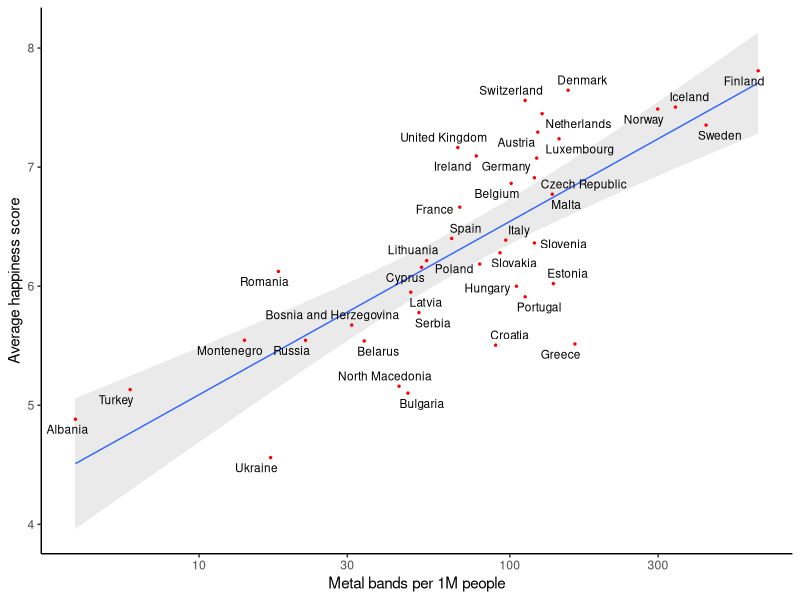
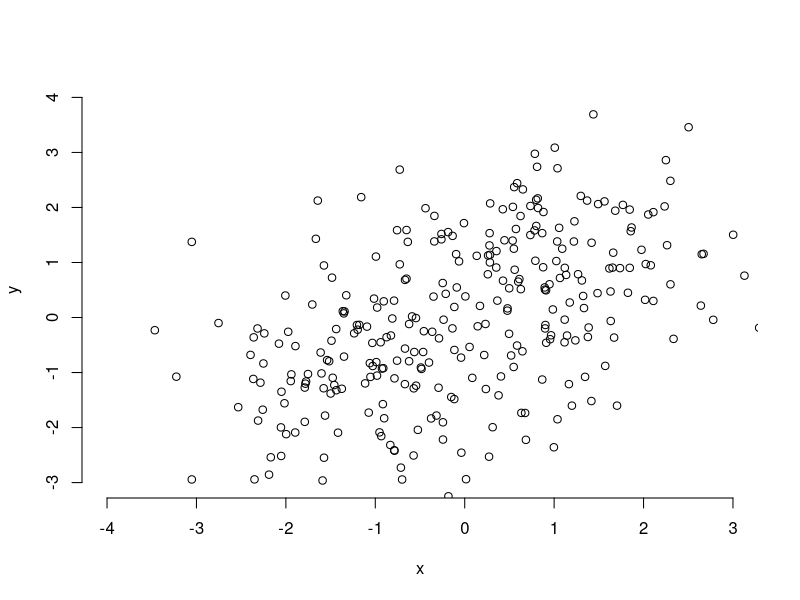
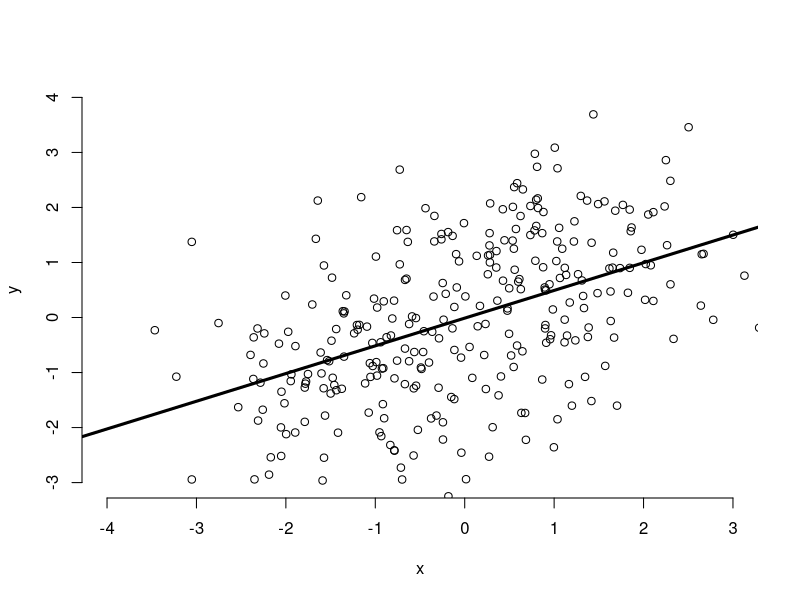
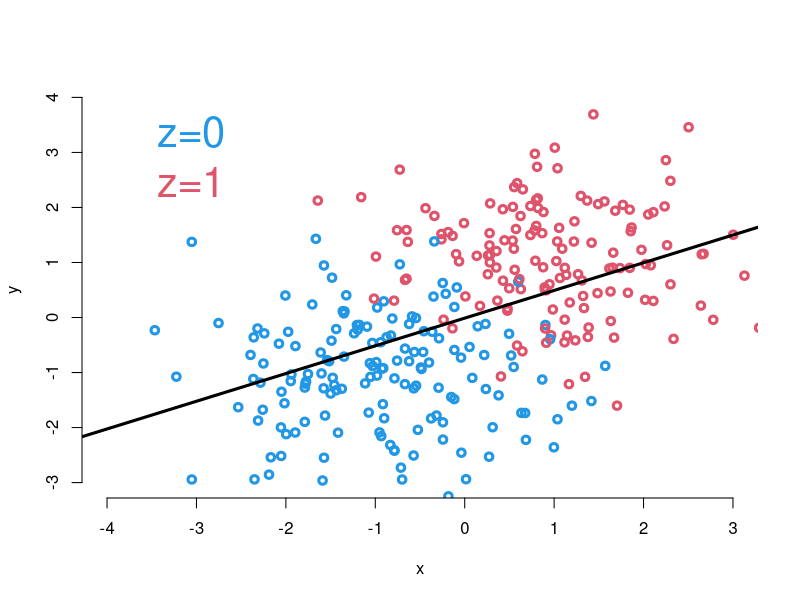
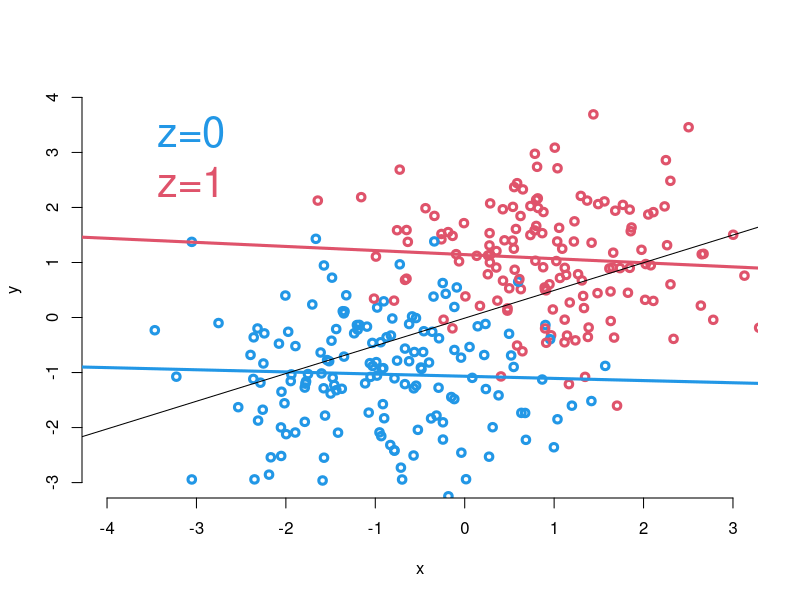
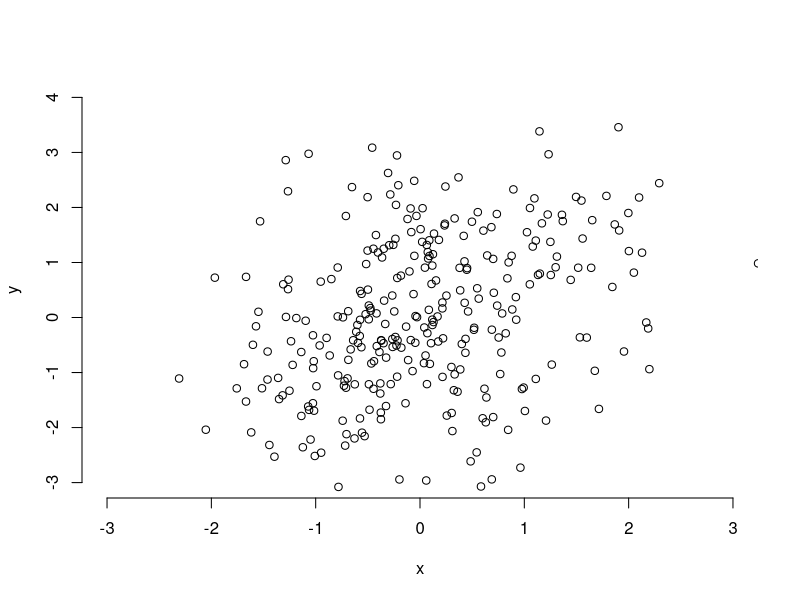
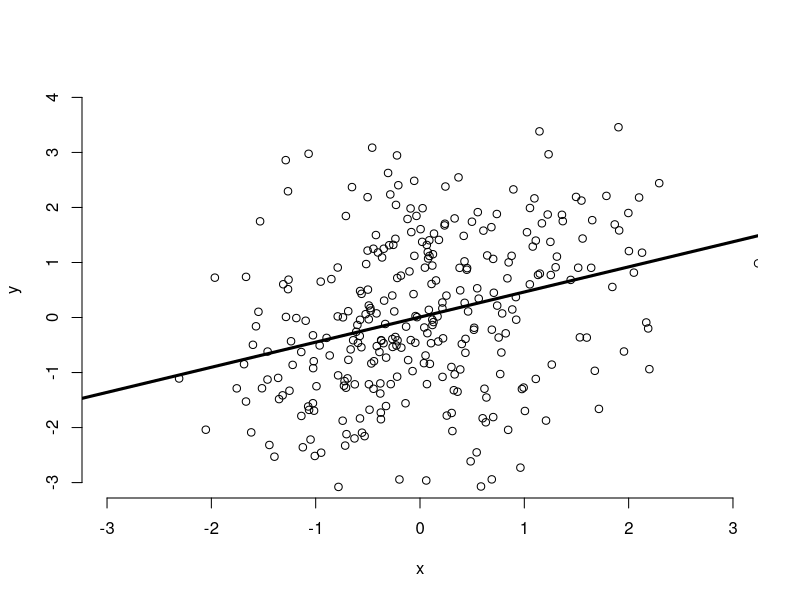
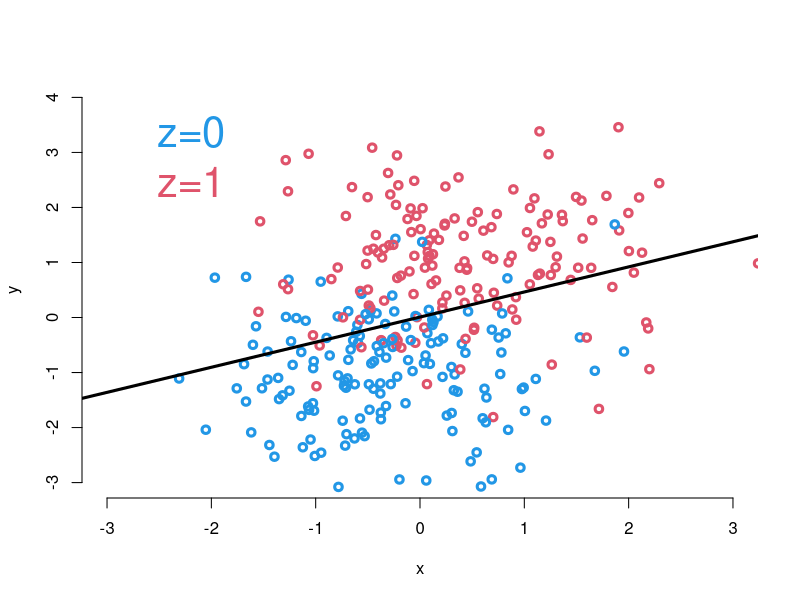

Recreate these plots in R, in order.
## ---- chunk 1
library(tidyverse)
## ---- chunk 2
#| fig-height: 3
#| fig-width: 5
library(ggrepel)
df <- read.csv("./metal_bands_happiness.csv")
ggplot(df, aes(x=Metal.bands.per.capita, y=Score, label=Country.or.region)) +
  scale_x_log10() +
  stat_smooth(method = "lm", size = 0.5, alpha = 0.2) +
  geom_point(color = "red", size = 0.5) +
  geom_text_repel(size = 3, point.size = 0.5, segment.alpha = 0.5, segment.color = "red") +
  xlab("Metal bands per 1M people") +
  ylab("Average happiness score") +
  theme_classic()
## ---- chunk 3
set.seed(123)
## ---- chunk 4
#| echo: true
n = 1000
z = rbernoulli(n, 0.5)
x = rbernoulli(n, (1-z)*0.1 + z*0.9)
y = rbernoulli(n, (1-z)*0.1 + z*0.9)

table(x,y)
## ---- chunk 5
#| echo: true
cor(x,y)
## ---- chunk 6
#| echo: true
table(x[z==0], y[z==0])
table(x[z==1], y[z==1])
## ---- chunk 7
#| echo: true
round(cor(x[z==0], y[z==0]), 3)
round(cor(x[z==1], y[z==1]), 3)
## ---- chunk 8
set.seed(123)
## ---- chunk 9
cols = c(4,2)
## ---- chunk 10
#| fig-height: 8

n = 300
z = rbernoulli(n)
x = rnorm(n, 2*z-1)
y = rnorm(n, 2*z-1)

plot(x, y, bty="n", ylim = c(-3,4), xlim = c(-4,3))
## ---- chunk 11
set.seed(123)
## ---- chunk 12
cols = c(4,2)
## ---- chunk 13
#| fig-height: 8

n = 300
z = rbernoulli(n)
x = rnorm(n, 2*z-1)
y = rnorm(n, 2*z-1)

plot(x, y, bty="n", ylim = c(-3,4), xlim = c(-4,3))
abline(lm(y~x), lwd=3)
## ---- chunk 14
set.seed(123)
## ---- chunk 15
cols = c(4,2)
## ---- chunk 16
#| fig-height: 8

n = 300
z = rbernoulli(n)
x = rnorm(n, 2*z-1)
y = rnorm(n, 2*z-1)

plot(x, y, col=cols[z+1], lwd=3, bty="n", ylim = c(-3,4), xlim = c(-4,3))
abline(lm(y~x), lwd=3)
legend("topleft", legend=c("z=0", "z=1"), text.col = c(4,2),
       bty="n", cex = 2.5)
## ---- chunk 17
set.seed(123)
## ---- chunk 18
cols = c(4,2)
## ---- chunk 19
#| fig-height: 8

n = 300
z = rbernoulli(n)
x = rnorm(n, 2*z-1)
y = rnorm(n, 2*z-1)

plot(x, y, col=cols[z+1], lwd=3, bty="n", ylim = c(-3,4), xlim = c(-4,3))
abline(lm(y[z==1] ~ x[z==1]), col=2, lwd=3)
abline(lm(y[z==0] ~ x[z==0]), col=4, lwd=3)
abline(lm(y~x))
legend("topleft", legend=c("z=0", "z=1"), text.col = c(4,2),
       bty="n", cex = 2.5)
## ---- chunk 20
set.seed(123)
## ---- chunk 21
#| echo: true
n = 1000
x = rbernoulli(n, 0.5)
z = rbernoulli(n, (1-x)*0.1 + x*0.9)
y = rbernoulli(n, (1-z)*0.1 + z*0.9)

table(x,y)
## ---- chunk 22
#| echo: true
cor(x,y)
## ---- chunk 23
#| echo: true
table(x[z==0], y[z==0])
table(x[z==1], y[z==1])
## ---- chunk 24
#| echo: true
round(cor(x[z==0], y[z==0]), 3)
round(cor(x[z==1], y[z==1]), 3)
## ---- chunk 25
set.seed(123)
## ---- chunk 26
cols = c(4,2)
## ---- chunk 27
#| fig-height: 8

n = 300
x = rnorm(n)
z = rbernoulli(n, arm::invlogit(x))
y = rnorm(n, 2*z-1)

plot(x, y, bty="n", ylim = c(-3,4), xlim = c(-3,3))
## ---- chunk 28
set.seed(123)
## ---- chunk 29
cols = c(4,2)
## ---- chunk 30
#| fig-height: 8

n = 300
x = rnorm(n)
z = rbernoulli(n, arm::invlogit(x))
y = rnorm(n, 2*z-1)

plot(x, y, bty="n", ylim = c(-3,4), xlim = c(-3,3))
abline(lm(y~x), lwd=3)
## ---- chunk 31
set.seed(123)
## ---- chunk 32
cols = c(4,2)
## ---- chunk 33
#| fig-height: 8

n = 300
x = rnorm(n)
z = rbernoulli(n, arm::invlogit(x))
y = rnorm(n, 2*z-1)

plot(x, y, col=cols[z+1], lwd=3, bty="n", ylim = c(-3,4), xlim = c(-3,3))
abline(lm(y~x), lwd=3)
legend("topleft", legend=c("z=0", "z=1"), text.col = c(4,2),
       bty="n", cex = 2.5)
## ---- chunk 34
set.seed(123)
## ---- chunk 35
cols = c(4,2)
## ---- chunk 36
#| fig-height: 8

n = 300
x = rnorm(n)
z = rbernoulli(n, arm::invlogit(x))
y = rnorm(n, 2*z-1)

plot(x, y, col=cols[z+1], lwd=3, bty="n", ylim = c(-3,4), xlim = c(-3,3))
abline(lm(y[z==1] ~ x[z==1]), col=2, lwd=3)
abline(lm(y[z==0] ~ x[z==0]), col=4, lwd=3)
abline(lm(y~x))
legend("topleft", legend=c("z=0", "z=1"), text.col = c(4,2),
       bty="n", cex = 2.5)
## ---- chunk 37
set.seed(123)
## ---- chunk 38
#| echo: true
n = 1000
x = rbernoulli(n, 0.5)
y = rbernoulli(n, 0.5)
z = rbernoulli(n, 
               ifelse(x+y>0, 
                      0.9, 0.2))

table(x,y)
## ---- chunk 39
#| echo: true
cor(x,y)
## ---- chunk 40
#| echo: true
table(x[z==0], y[z==0])
table(x[z==1], y[z==1])
## ---- chunk 41
#| echo: true
round(cor(x[z==0], y[z==0]), 3)
round(cor(x[z==1], y[z==1]), 3)
## ---- chunk 42
set.seed(123)
## ---- chunk 43
cols = c(4,2)
## ---- chunk 44
#| fig-height: 8

n = 300
x = rnorm(n)
y = rnorm(n)
z = rbernoulli(n, arm::invlogit(2*x+2*y-2))

plot(x, y, bty="n", ylim = c(-3,4), xlim = c(-3,3))
## ---- chunk 45
set.seed(123)
## ---- chunk 46
cols = c(4,2)
## ---- chunk 47
#| fig-height: 8

n = 300
x = rnorm(n)
y = rnorm(n)
z = rbernoulli(n, arm::invlogit(2*x+2*y-2))

plot(x, y, bty="n", ylim = c(-3,4), xlim = c(-3,3))
abline(lm(y~x), lwd=3)
## ---- chunk 48
set.seed(123)
## ---- chunk 49
cols = c(4,2)
## ---- chunk 50
#| fig-height: 8

n = 300
x = rnorm(n)
y = rnorm(n)
z = rbernoulli(n, arm::invlogit(2*x+2*y-2))

plot(x, y, col=cols[z+1], lwd=3, bty="n", ylim = c(-3,4), xlim = c(-3,3))
abline(lm(y~x), lwd=3)
legend("topleft", legend=c("z=0", "z=1"), text.col = c(4,2),
       bty="n", cex = 2.5)
## ---- chunk 51
set.seed(123)
## ---- chunk 52
cols = c(4,2)
## ---- chunk 53
#| fig-height: 8

n = 300
x = rnorm(n)
y = rnorm(n)
z = rbernoulli(n, arm::invlogit(2*x+2*y-2))

plot(x, y, col=cols[z+1], lwd=3, bty="n", ylim = c(-3,4), xlim = c(-3,3))
abline(lm(y[z==1] ~ x[z==1]), col=2, lwd=3)
abline(lm(y[z==0] ~ x[z==0]), col=4, lwd=3)
abline(lm(y~x))
legend("topleft", legend=c("z=0", "z=1"), text.col = c(4,2),
       bty="n", cex = 2.5)
## ---- chunk 54
set.seed(3444)

star_is_born <- tibble(
  beauty = rnorm(2500),
  talent = rnorm(2500),
  score = beauty + talent,
  c85 = quantile(score, .85),
  star = ifelse(score>=c85,"actor","non-actor")
)

star_is_born %>% 
  ggplot(aes(x = talent, y = beauty)) +
  geom_point(size = 1, alpha = 0.5) + xlim(-4, 4) + ylim(-4, 4) + 
  geom_smooth(method = 'lm', se = FALSE) + 
  theme_minimal() +
  labs(title = "Everyone")
## ---- chunk 55
star_is_born %>% 
  ggplot(aes(x = talent, y = beauty, color = factor(star))) +
  geom_point(size = 1, alpha = 0.25) + xlim(-4, 4) + ylim(-4, 4) + 
  # geom_smooth(method = 'lm', se = FALSE) + 
  theme_minimal() +
  labs(title = "Actors vs Non-actors") +
  scale_color_discrete(name = "")
## ---- chunk 56
star_is_born %>% 
  ggplot(aes(x = talent, y = beauty, color = factor(star))) +
  geom_point(size = 1, alpha = 0.25) + xlim(-4, 4) + ylim(-4, 4) + 
  geom_smooth(method = 'lm', se = FALSE) + 
  theme_minimal() +
  labs(title = "Actors vs Non-actors") +
  scale_color_discrete(name = "")
## ---- chunk 57
set.seed(3)

grant <- tibble(
  impacto = rnorm(2500),
  rigor = rnorm(2500),
  score = impacto + rigor,
  c85 = quantile(score, .85),
  aprovado = ifelse(score>=c85,"aprovado","reprovado")
  )

grant %>% 
  ggplot(aes(x = impacto, y = rigor)) +
  geom_point(size = 1, alpha = 0.5) + xlim(-4, 4) + ylim(-4, 4) + 
  geom_smooth(method = 'lm', se = FALSE) + 
  theme_minimal() +
  labs(title = "Todas submissões")
## ---- chunk 58
grant %>% 
  ggplot(aes(x = impacto, y = rigor, color = factor(aprovado))) +
  geom_point(size = 1, alpha = 0.25) + xlim(-4, 4) + ylim(-4, 4) + 
  # geom_smooth(method = 'lm', se = FALSE) + 
  theme_minimal() +
  labs(title = "Aprovados vs Reprovados") +
  scale_color_discrete(name = "")
## ---- chunk 59
grant %>% 
  ggplot(aes(x = impacto, y = rigor, color = factor(aprovado))) +
  geom_point(size = 1, alpha = 0.25) + xlim(-4, 4) + ylim(-4, 4) + 
   geom_smooth(method = 'lm', se = FALSE) + 
  theme_minimal() +
  labs(title = "Aprovados vs Reprovados") +
  scale_color_discrete(name = "")
## ---- chunk 60
set.seed(123)
## ---- chunk 61
#| echo: true
n = 1000
x = rbernoulli(n, 0.5)
z = rbernoulli(n, (1-x)*0.1 + x*0.9)
y = rbernoulli(n, (1-z)*0.1 + z*0.9)
a = rbernoulli(n, (1-z)*0.1 + z*0.9)

table(x,y)
## ---- chunk 62
#| echo: true
cor(x,y)
## ---- chunk 63
#| echo: true
table(x[a==0], y[a==0])
table(x[a==1], y[a==1])
## ---- chunk 64
#| echo: true
round(cor(x[a==0], y[a==0]), 3)
round(cor(x[a==1], y[a==1]), 3)
